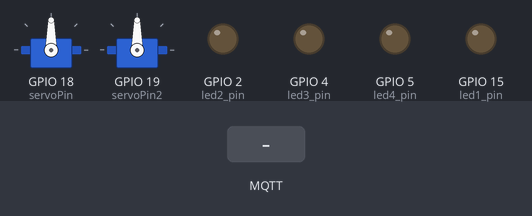
Bench run of a sketch on a simulated ESP32. Shown: 2 × servo, output pins drawn as LEDs (lit = HIGH). Inputs (shaded band) come from the test bench. WiFi joins after 1.5 s; servers stay silent unless stated; no MQTT or app messages arrive unless stated; what the sketch prints to the serial monitor is not drawn.

Above: at 2.7 s.
2.8 s: MQTT message "on" arrives on the first subscribed topic
At 3.2 s:
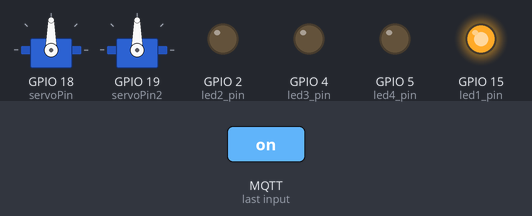
4.3 s: MQTT message "on" arrives on the second subscribed topic
At 5.5 s:
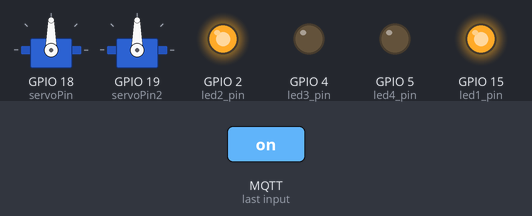
5.8 s: MQTT message "off" arrives on the first subscribed topic
At 6.7 s:
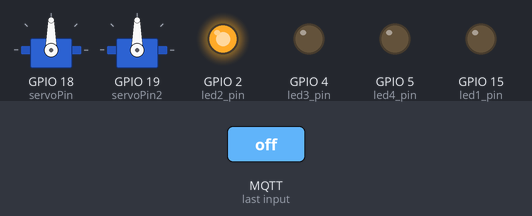
7.3 s: MQTT message "on" arrives on the third subscribed topic
At 7.8 s:
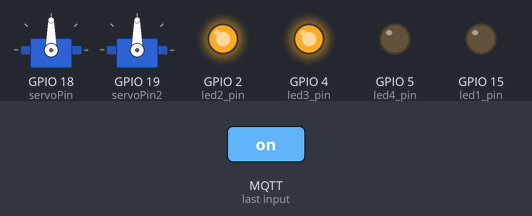
8.8 s: MQTT message "off" arrives on the second subscribed topic
At 10.0 s:
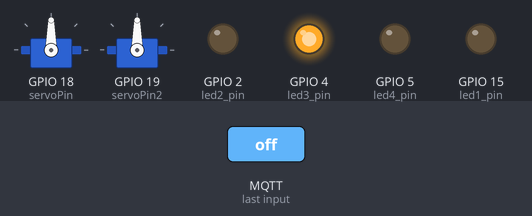
10.3 s: MQTT message "off" arrives on the third subscribed topic
At 11.3 s:
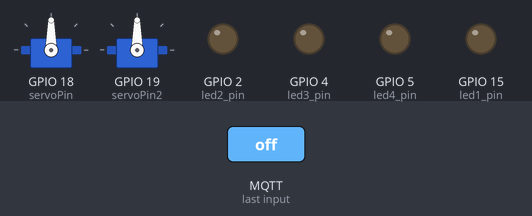
Timing chart, 0 to 12.8 s (numbered marks = the images above; inputs shaded):
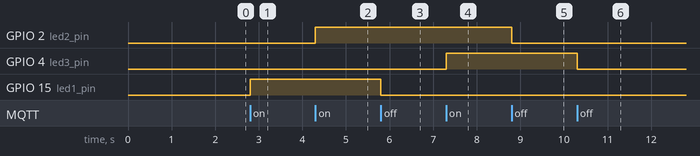

The sketch:

esp32_mqtt_works.ino
```cpp
#include <WiFi.h>
#include <PubSubClient.h>
#include <Wire.h>
#include <ESP32Servo.h>

Servo myservo;
Servo myservo2;

int servoPin = 18;
int servoPin2 = 19;

int angle;
int angle2;

// Replace the next variables with your SSID/Password combination
const char* ssid = "Wokwi-GUEST";
const char* password = "";
const char* mqtt_server = "broker.emqx.io";

WiFiClient espClient;
PubSubClient client(espClient);
long lastMsg = 0;
char msg[50];
int value = 0;


// LED Pin
const int led1_pin = 15;
const int led2_pin = 2;
const int led3_pin = 4;
const int led4_pin = 5;


void setup() {
  Serial.begin(115200);
  setup_wifi();
  client.setServer(mqtt_server, 1883);
  client.setCallback(callback);

  pinMode(led1_pin, OUTPUT);
  pinMode(led2_pin, OUTPUT);
  pinMode(led3_pin, OUTPUT);
  pinMode(led4_pin, OUTPUT);

  ESP32PWM::allocateTimer(0);
  ESP32PWM::allocateTimer(1);
  ESP32PWM::allocateTimer(2);
  ESP32PWM::allocateTimer(3);
  myservo.setPeriodHertz(50);
  myservo.attach(servoPin, 500, 2400);
  myservo2.attach(servoPin2, 500, 2400);


}

void setup_wifi() {
  delay(10);
  Serial.println();
  Serial.print("Connecting to ");
  Serial.println(ssid);

  WiFi.begin(ssid, password);

  while (WiFi.status() != WL_CONNECTED) {
    delay(500);
    Serial.print(".");
  }

  Serial.println("");
  Serial.println("WiFi connected");
  Serial.println("IP address: ");
  Serial.println(WiFi.localIP());
}

void callback(char* topic, byte* message, unsigned int length) {
  //Serial.print("Message arrived on topic: ");
  //Serial.print(topic);
  //Serial.print(". Message: ");
  String messageTemp;

  for (int i = 0; i < length; i++) {
    //Serial.print((char)message[i]);
    messageTemp += (char)message[i];
  }
  //Serial.println();


  if (String(topic) == "button1") {
    //Serial.print("Changing output to ");
    if(messageTemp == "on"){
      //Serial.println("ON");
      digitalWrite(led1_pin, HIGH);
    }
    else if(messageTemp == "off"){
      //Serial.println("OFF");
      digitalWrite(led1_pin, LOW);
    }
  }

  if (String(topic) == "button2") {
    //Serial.print("Changing output to ");
    if(messageTemp == "on"){
      //Serial.println("ON");
      digitalWrite(led2_pin, HIGH);
    }
    else if(messageTemp == "off"){
      //Serial.println("OFF");
      digitalWrite(led2_pin, LOW);
    }
  }

  if (String(topic) == "button3") {
    //Serial.print("Changing output to ");
    if(messageTemp == "on"){
      //Serial.println("ON");
      digitalWrite(led3_pin, HIGH);
    }
    else if(messageTemp == "off"){
      //Serial.println("OFF");
      digitalWrite(led3_pin, LOW);
    }
  }

  if (String(topic) == "button4") {
    //Serial.print("Changing output to ");
    if(messageTemp == "on"){
      //Serial.println("ON");
      digitalWrite(led4_pin, HIGH);
    }
    else if(messageTemp == "off"){
      //Serial.println("OFF");
      digitalWrite(led4_pin, LOW);
    }
  }


  if (String(topic) == "analog1_y") {
    //Serial.print("Changing output to ");
    angle = (messageTemp.toFloat() * 90) + 90;
    myservo.write(angle);
  }

  if (String(topic) == "analog1_x") {
    //Serial.print("Changing output to ");
    angle2 = (messageTemp.toFloat() * 90) + 90;
    myservo2.write(angle2);
  }


}


void reconnect() {
  while (!client.connected()) {
    Serial.print("Attempting MQTT connection...");
    if (client.connect("ESP32Client")) {
      Serial.println("connected");

      client.subscribe("button1");
      client.subscribe("button2");
      client.subscribe("button3");
      client.subscribe("button4");
      client.subscribe("analog1_y");
      client.subscribe("analog1_x");
    } else {
      Serial.print("failed, rc=");
      Serial.print(client.state());
      Serial.println(" try again in 5 seconds");
      delay(5000);
    }
  }
}


void loop() {
  if (!client.connected()) {
    reconnect();
  }
  client.loop();


  long now = millis();
  if (now - lastMsg > 1000) {
    lastMsg = now;


  }
}
```

Measured:
- after the input at 2.8 s, GPIO 15 (led1_pin): LOW → HIGH at once
- after the input at 4.3 s, GPIO 2 (led2_pin): LOW → HIGH at once
- after the input at 5.8 s, GPIO 15 (led1_pin): HIGH → LOW at once
- after the input at 7.3 s, GPIO 4 (led3_pin): LOW → HIGH at once
- after the input at 8.8 s, GPIO 2 (led2_pin): HIGH → LOW at once
- after the input at 10.3 s, GPIO 4 (led3_pin): HIGH → LOW at once
